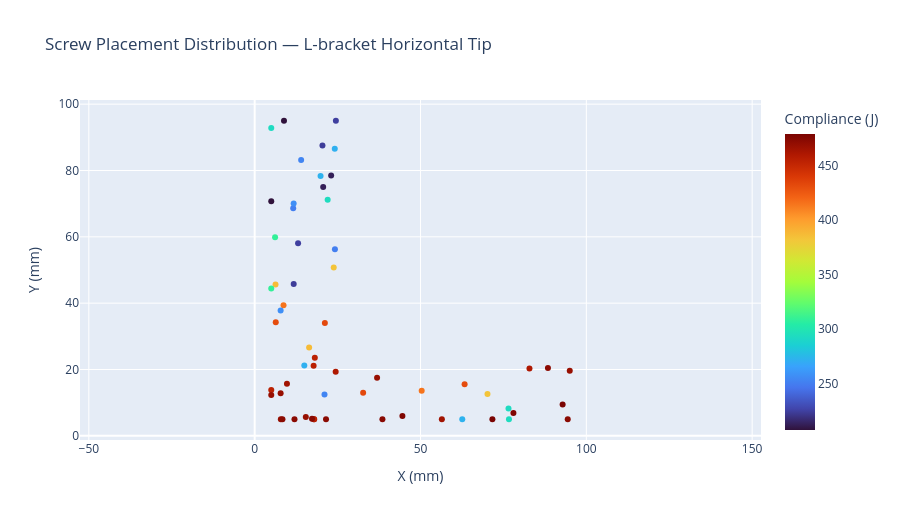

Source (notebook cell):
### Code cell
scatter_fig = plot_dataset_scatter(
    RESULTS_DIR / "multi_geom_training" / "l_bracket_horizontal.csv",
    label="L-bracket Horizontal Tip",
    has_header=True,
)
scatter_fig.show()

### Figure 1 — Plotly figure (JSON) as saved in the notebook; plotly's stock layout.template omitted (floating-point values rounded to 4 significant figures)
{"data": [{"hovertemplate": "X (mm)=%{x}<br>Y (mm)=%{y}<br>Compliance (J)=%{marker.color}<extra></extra>", "legendgroup": "", "marker": {"color": [382.6, 382.6, 455.1, 455.1, 224.7, 224.7, 271.6, 271.6, 387.0, 387.0, 460.6, 460.6, 223.6, 223.6, 468.4, 468.4, 478.7, 478.7, 207.4, 207.4, 272.4, 272.4, 414.8, 414.8, 472.5, 472.5, 473.2, 473.2, 476.7, 476.7, 468.5, 468.5, 250.6, 250.6, 293.1, 293.1, 468.4, 468.4, 212.5, 212.5, 454.5, 454.5, 430.9, 430.9, 257.2, 257.2, 308.9, 308.9, 293.7, 293.7, 473.9, 473.9, 253.2, 253.2, 473.1, 473.1, 464.9, 464.9, 432.8, 432.8], "coloraxis": "coloraxis", "symbol": "circle"}, "mode": "markers", "name": "", "orientation": "v", "showlegend": false, "type": "scatter", "x": [70.2, 23.84, 5.0, 17.77, 24.49, 13.09, 14.97, 24.15, 6.288, 16.41, 82.85, 24.42, 20.44, 11.77, 95.0, 5.0, 92.85, 71.68, 8.84, 5.0, 62.6, 19.87, 8.703, 50.36, 88.42, 17.86, 21.51, 94.39, 44.54, 78.02, 15.42, 36.91, 11.62, 24.2, 5.0, 76.53, 7.828, 7.891, 20.66, 23.06, 18.14, 17.96, 63.3, 6.358, 11.76, 7.829, 6.153, 5.0, 76.67, 22.01, 38.52, 17.29, 14.02, 21.05, 12.01, 8.378, 56.44, 9.734, 32.71, 21.17], "xaxis": "x", "y": [12.58, 50.78, 13.84, 21.1, 95.0, 58.08, 21.21, 86.55, 45.61, 26.67, 20.3, 19.3, 87.51, 45.75, 19.59, 12.32, 9.465, 5.0, 95.0, 70.72, 5.0, 78.35, 39.38, 13.59, 20.48, 5.0, 5.0, 5.0, 5.987, 6.87, 5.666, 17.52, 68.59, 56.23, 92.78, 8.27, 12.83, 5.0, 75.01, 78.5, 23.52, 5.0, 15.58, 34.26, 70.07, 37.76, 59.89, 44.41, 5.0, 71.18, 5.0, 5.113, 83.19, 12.44, 5.0, 5.0, 5.0, 15.74, 12.97, 34.03], "yaxis": "y"}], "layout": {"coloraxis": {"colorbar": {"title": {"text": "Compliance (J)"}}, "colorscale": [[0, "#30123b"], [0.07143, "#4145ab"], [0.1429, "#4675ed"], [0.2143, "#39a2fc"], [0.2857, "#1bcfd4"], [0.3571, "#24eca6"], [0.4286, "#61fc6c"], [0.5, "#a4fc3b"], [0.5714, "#d1e834"], [0.6429, "#f3c63a"], [0.7143, "#fe9b2d"], [0.7857, "#f36315"], [0.8571, "#d93806"], [0.9286, "#b11901"], [1, "#7a0402"]]}, "height": 520, "legend": {"tracegroupgap": 0}, "title": {"text": "Screw Placement Distribution — L-bracket Horizontal Tip"}, "xaxis": {"anchor": "y", "domain": [0, 1], "scaleanchor": "y", "scaleratio": 1, "title": {"text": "X (mm)"}}, "yaxis": {"anchor": "x", "domain": [0, 1], "title": {"text": "Y (mm)"}}}}
